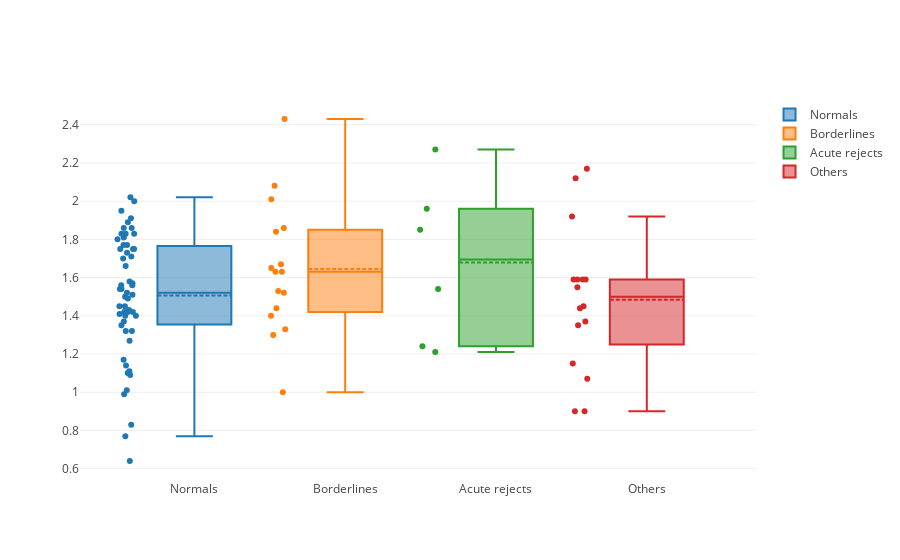

The notebook cell saved with this chart:
### Code cell
group_names = ['Normals', 'Borderlines', 'Acute rejects', 'Others']
trace_bp = [
    go.Box(
        y=data.loc[data['Résultat_PBR']==i, 'SUV_Obs1'],
        boxmean=True,
        boxpoints='all', jitter=0.3, pointpos=-1.8,
        name = group_names[i-1],
    ) for i in range(1,5)
]
iplot(trace_bp)

### Figure 1 — Plotly figure (JSON) as saved in the notebook; plotly's stock layout.template omitted (floating-point values rounded to 4 significant figures)
{"data": [{"boxmean": true, "boxpoints": "all", "jitter": 0.3, "name": "Normals", "pointpos": -1.8, "type": "box", "uid": "c4620248-98c0-11e8-b42b-8c8590701bf6", "y": [1.41, 1.45, 1.5, 1.52, 0.77, 1.75, 0.64, 1.86, 1.89, 1.27, 1.56, 1.4, 1.37, 1.83, 1.42, 1.57, 1.54, 1.75, 1.4, 1.91, 1.71, 1.75, 1.8, 1.83, 0.83, 1.35, 1.77, 1.86, 1.56, 1.17, 1.77, 1.58, 1.45, 1.09, 1.32, 1.43, 1.51, 2.02, 1.81, 1.73, 1.32, 1.49, 2, 1.01, 1.54, 1.1, 1.42, 1.66, 1.42, 1.7, 1.95, 1.83, 0.99, 1.11, 1.14]}, {"boxmean": true, "boxpoints": "all", "jitter": 0.3, "name": "Borderlines", "pointpos": -1.8, "type": "box", "uid": "c46203e2-98c0-11e8-a076-8c8590701bf6", "y": [1.4, 2.08, 1.63, 1.33, 1.3, 1.63, 1, 2.01, 2.43, 1.67, 1.44, 1.86, 1.65, 1.53, 1.52, 1.84]}, {"boxmean": true, "boxpoints": "all", "jitter": 0.3, "name": "Acute rejects", "pointpos": -1.8, "type": "box", "uid": "c46204d2-98c0-11e8-8297-8c8590701bf6", "y": [1.85, 1.24, 2.27, 1.54, 1.96, 1.21]}, {"boxmean": true, "boxpoints": "all", "jitter": 0.3, "name": "Others", "pointpos": -1.8, "type": "box", "uid": "c462059a-98c0-11e8-952e-8c8590701bf6", "y": [1.59, 1.92, 0.9, 1.35, 1.44, 1.59, 0.9, 2.17, 1.15, 2.12, 1.37, 1.45, 1.55, 1.59, 1.07, 1.59]}], "layout": {}}
